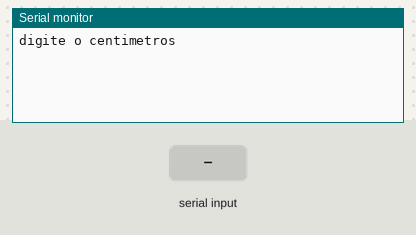
Simulated run of this sketch. Board: Arduino Uno, built with avr-gcc and run on an emulated ATmega328P. Parts: the last lines printed to the serial monitor. The test bench sets the inputs (shaded band).

Above: at 1.2 s.
1.3 s: "90,45\n" received over Serial
At 2.1 s:
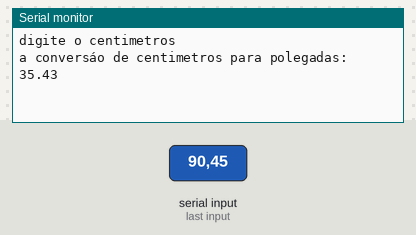
3.8 s: "30,150\n" received over Serial
At 4.2 s:
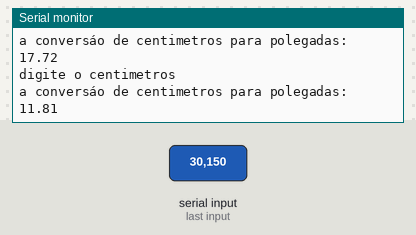
Timing chart, 0 to 6.8 s (numbered marks = the images above; inputs shaded):
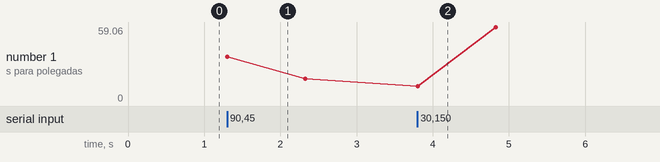

Measured:
- after the input at 1.3 s, the serial monitor: prints a new line at once (image 1)
- after the input at 3.8 s, the serial monitor: prints a new line at once (image 2)

The sketch:

ativ_51.ino
```cpp
// Faça um programa que receba a medida em centímetros e exiba essenúmero
//em polegadas. OBS: Uma polegada equivale a 2.54 centímetros.

// Declaracao de variantes
float centimetros = 0;
float polegadas = 0;

void setup ()
{
  Serial.begin(9600);//inicia a seria


}
 void loop ()
 {

//entrada
 Serial.println("digite o centimetros");
 while (!Serial.available());
 centimetros = Serial.parseFloat();
// processamento
polegadas = centimetros / 2.54;

// saida
  Serial. println ("a conversáo de centimetros para polegadas: " + String (polegadas));

delay(1000);
}
```
